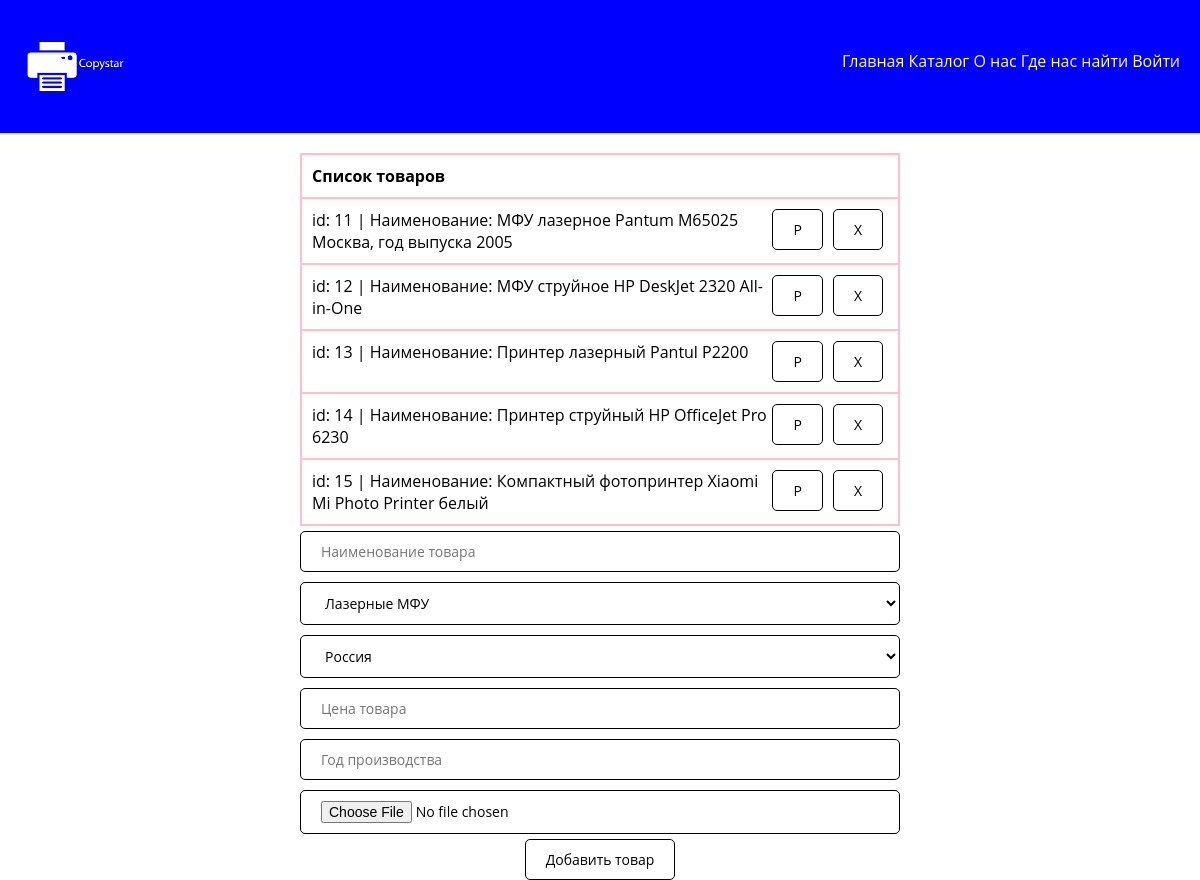
Screenshot of /adminproduct.php with the database file from the repository.
### tables this page shows
CREATE TABLE `products` (
  `id` int(11) NOT NULL,
  `product` varchar(255) NOT NULL,
  `categoryId` int(11) NOT NULL,
  `price` int(11) NOT NULL,
  `image` text NOT NULL,
  `year` int(11) NOT NULL,
  `country_id` int(11) DEFAULT NULL
);

### database/requests.php (called while the page is built, shortened)
<?php
function fetch_data($string)
{
    require 'connect.php';
    return mysqli_fetch_all(mysqli_query($connect, $string), MYSQLI_ASSOC);
}
$sliderItems = fetch_data("
    select p.id, p.product, c.category, p.price, p.image from products as p
    left join categories as c on c.id = p.categoryId
    order by p.id desc limit 5
  ");
$category = $_GET['category'];
$items = fetch_data("
    select p.id, p.product, c.category, p.price, p.image from products as p
    left join categories as c on c.id = p.categoryId
    where c.id like '%$category%'
  ");
$categories = fetch_data("
    select * from categories
  ");
$countries = fetch_data("
    select * from countries
  ");
?>

### adminproduct.php (the view, shortened to what this page needs)
<body>
<?php require 'templates/header.php'; ?>
<?php require 'database/requests.php'; ?>
<div class="container">
    <table class='w-50 table' border="1">
        <tr>
            <th>Список товаров</th>
        </tr>
        <?php foreach ($items as $product): ?>
            <tr>
                <td>
                    <div>id: <?= $product['id'] ?> | Наименование: <?= $product['product'] ?></div>
                    <div class='d-flex'>
                        <form action="database/product.php" method='post'>
                            <button class='btn'>Р</button>
                        </form>
                        <form action="database/product.php" method='post'>
                            <button class='btn'>X</button>
                        </form>
                    </div>
                </td>
            </tr>
        <?php endforeach ?>
    </table>
    <form class='form-action' action="database/product.php" method='post' enctype='multipart/form-data'>
        <input name='product' placeholder='Наименование товара' class='input' type="text">
        <select class='input' name="categoryId">
            <?php foreach ($categories as $category): ?>
                <option value="<?= $category['id'] ?>"><?= $category['category'] ?></option>
            <?php endforeach; ?>
        </select>
        <select class='input' name="country">
            <?php foreach ($countries as $country): ?>
                <option value="<?= $country['country_id'] ?>"><?= $country['country'] ?></option>
            <?php endforeach; ?>
        </select>
        <input name='price' placeholder='Цена товара' class='input' type="number">
        <input name='year' placeholder='Год производства' class='input' type="number">
        <input name='image' class='input' type="file">
        <button class='btn' type='submit'>Добавить товар</button>
    </form>
</div>
</body>

### assets/css/style.css (style rules this page uses)
* { margin: 0; padding: 0; box-sizing: border-box; font-family: 'Open Sans', 'Helvetica Neue', sans-serif; }
.container { max-width: 1600px; margin: 0 auto; padding-top: 20px; }
.btn { cursor: pointer; border-radius: 5px; background-color: white; padding: 10px 20px; border: 0.5px solid black; font-size: 14px; margin-left: 5px; margin-right: 5px; transition: .2s linear; }
.d-flex { display: flex; }
.w-50 { width: 50%; margin: 0 auto; }
table, th, td { border: 1px solid pink; border-collapse: collapse; }
th, td { padding: 10px; display: flex; justify-content: space-between; }
.form-action { display: flex; flex-direction: column; align-items: center; }
.input { width: 50%; }
select, .input { padding: 10px 20px; font-size: 14px; border-radius: 5px; border: 0.5px solid black; background: #fff; margin: 5px 0; }

### rows the page displays
products: id "11", product "МФУ лазерное Pantum M65025 Москва, год выпуска 2005"
products: id "12", product "МФУ струйное НР DeskJet 2320 All-in-One"
products: id "13", product "Принтер лазерный Pantul P2200"
products: id "14", product "Принтер струйный HP OfficeJet Pro 6230"
products: id "15", product "Компактный фотопринтер Xiaomi Mi Photo Printer белый"

### other values shown
form field categoryId "Лазерные МФУ"
form field country "Россия"
